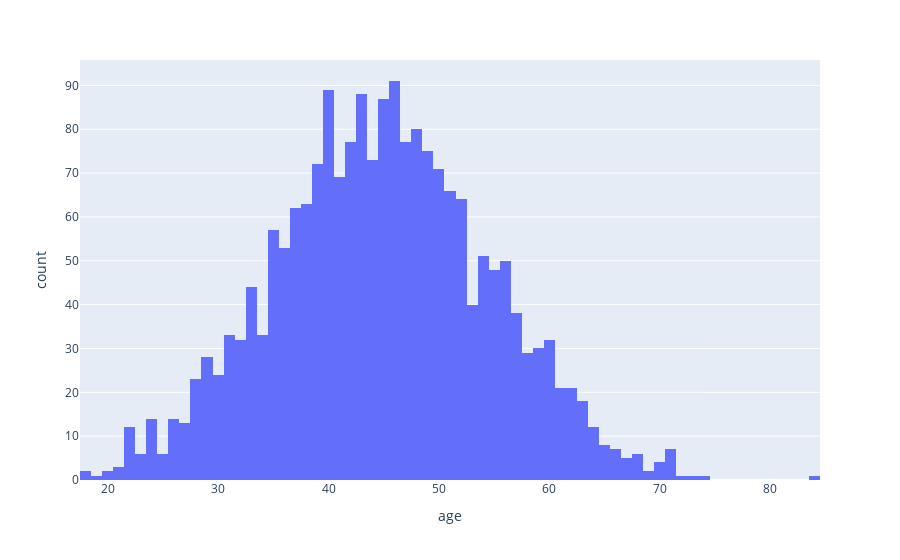

The notebook cell saved with this chart:
### Code cell
# ditribution yes by age}
fig = px.histogram(df_yes, x="age")
fig.show()

### Figure 1 — Plotly figure (JSON) as saved in the notebook; plotly's stock layout.template omitted (floating-point values rounded to 4 significant figures; data arrays with more than 128 entries replaced by an {"elided": "..."} marker saying what was removed)
{"data": [{"alignmentgroup": "True", "bingroup": "x", "hovertemplate": "age=%{x}<br>count=%{y}<extra></extra>", "legendgroup": "", "marker": {"color": "#636efa", "pattern": {"shape": ""}}, "name": "", "offsetgroup": "", "orientation": "v", "showlegend": false, "type": "histogram", "x": {"elided": "2037 int values"}, "xaxis": "x", "yaxis": "y"}], "layout": {"barmode": "relative", "legend": {"tracegroupgap": 0}, "margin": {"t": 60}, "xaxis": {"anchor": "y", "domain": [0, 1], "title": {"text": "age"}}, "yaxis": {"anchor": "x", "domain": [0, 1], "title": {"text": "count"}}}}
